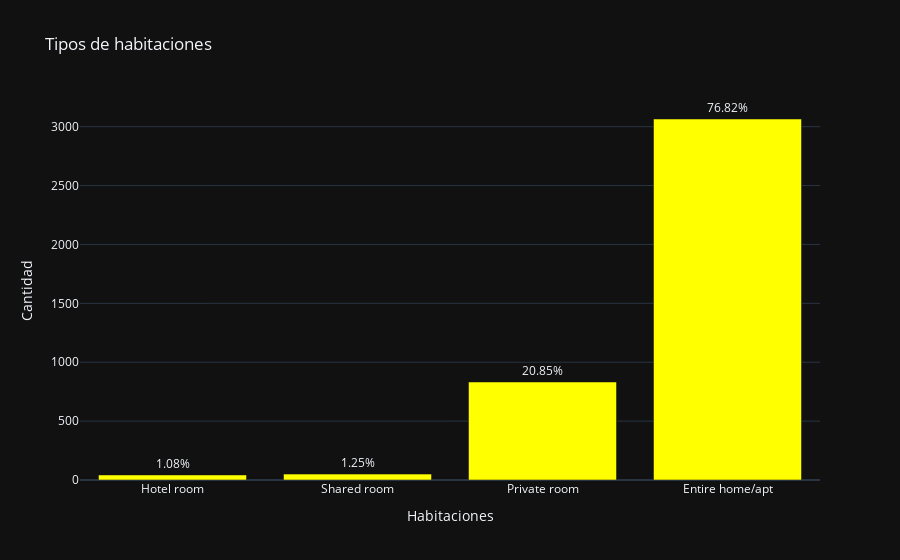

Here is the notebook cell this chart was saved with:
### Code cell
freq = listings['room_type'].value_counts().sort_values(ascending=True)
fig2 = px.bar(freq, title="Tipos de habitaciones", template = 'plotly_dark',
                color_discrete_sequence=["yellow"],
                labels={'index':'Habitaciones', 'value':'Cantidad'})
fig2.update_traces(text=((listings["room_type"].value_counts()/listings['room_type'].value_counts().sum()).sort_values(ascending=True))
                    ,texttemplate='%{text:.2%}', textposition='outside',cliponaxis=False)
fig2.update_layout(showlegend=False)
fig2.show()

### Figure 1 — Plotly figure (JSON) as saved in the notebook; plotly's stock layout.template omitted (floating-point values rounded to 4 significant figures)
{"data": [{"alignmentgroup": "True", "cliponaxis": false, "hovertemplate": "variable=room_type<br>Habitaciones=%{x}<br>Cantidad=%{y}<extra></extra>", "legendgroup": "room_type", "marker": {"color": "yellow", "pattern": {"shape": ""}}, "name": "room_type", "offsetgroup": "room_type", "orientation": "v", "showlegend": true, "text": [0.01078, 0.01253, 0.2085, 0.7682], "textposition": "outside", "texttemplate": "%{text:.2%}", "type": "bar", "x": ["Hotel room", "Shared room", "Private room", "Entire home/apt"], "xaxis": "x", "y": [43, 50, 832, 3065], "yaxis": "y"}], "layout": {"barmode": "relative", "legend": {"title": {"text": "variable"}, "tracegroupgap": 0}, "showlegend": false, "title": {"text": "Tipos de habitaciones"}, "xaxis": {"anchor": "y", "domain": [0, 1], "title": {"text": "Habitaciones"}}, "yaxis": {"anchor": "x", "domain": [0, 1], "title": {"text": "Cantidad"}}}}
